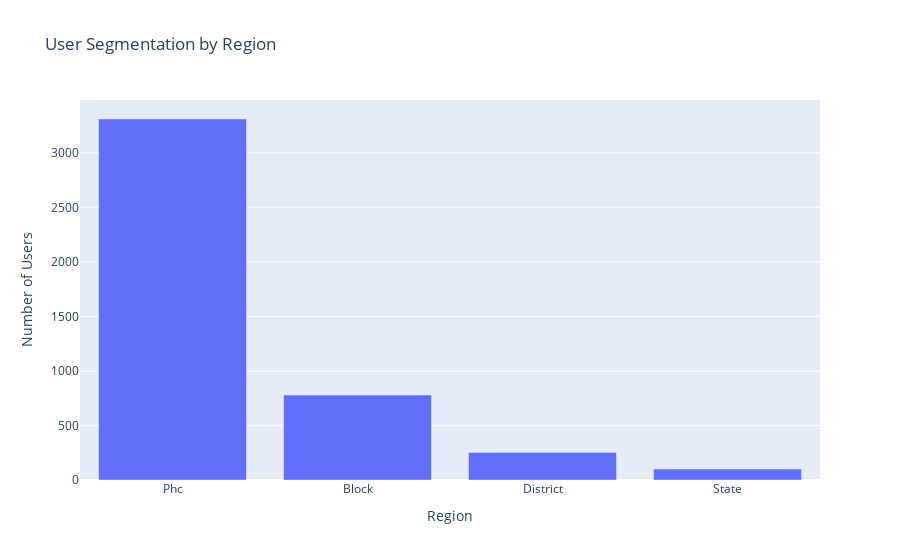

The code cell stored with this chart in its notebook:
### Code cell
fig_user = px.bar(region_counts, x='Geography Type', y='User Count', 
             title='User Segmentation by Region',
             labels={'User Count': 'Number of Users', 'Geography Type': 'Region'})

fig_user.show()

### Figure 1 — Plotly figure (JSON) as saved in the notebook; plotly's stock layout.template omitted (floating-point values rounded to 4 significant figures)
{"data": [{"alignmentgroup": "True", "hovertemplate": "Region=%{x}<br>Number of Users=%{y}<extra></extra>", "legendgroup": "", "marker": {"color": "#636efa", "pattern": {"shape": ""}}, "name": "", "offsetgroup": "", "orientation": "v", "showlegend": false, "textposition": "auto", "type": "bar", "x": ["Phc", "Block", "District", "State"], "xaxis": "x", "y": [3310, 779, 253, 101], "yaxis": "y"}], "layout": {"barmode": "relative", "legend": {"tracegroupgap": 0}, "title": {"text": "User Segmentation by Region"}, "xaxis": {"anchor": "y", "domain": [0, 1], "title": {"text": "Region"}}, "yaxis": {"anchor": "x", "domain": [0, 1], "title": {"text": "Number of Users"}}}}
